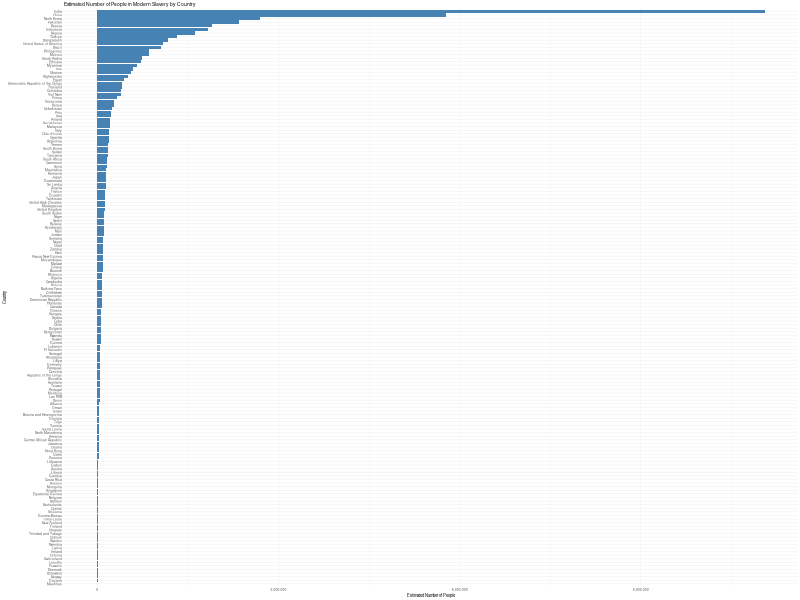
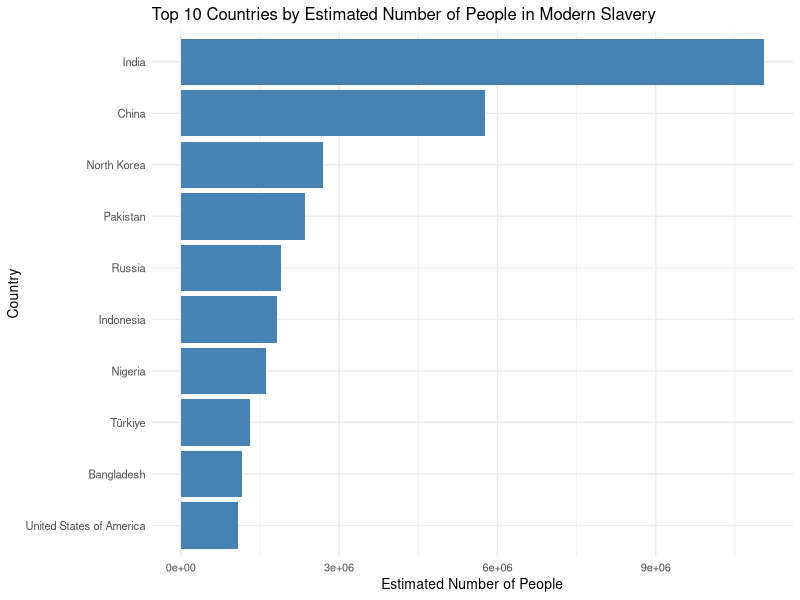
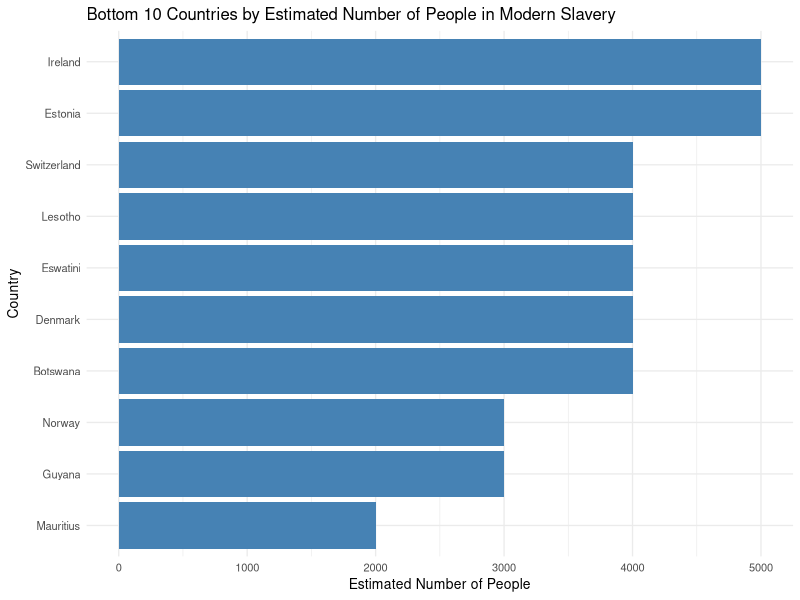
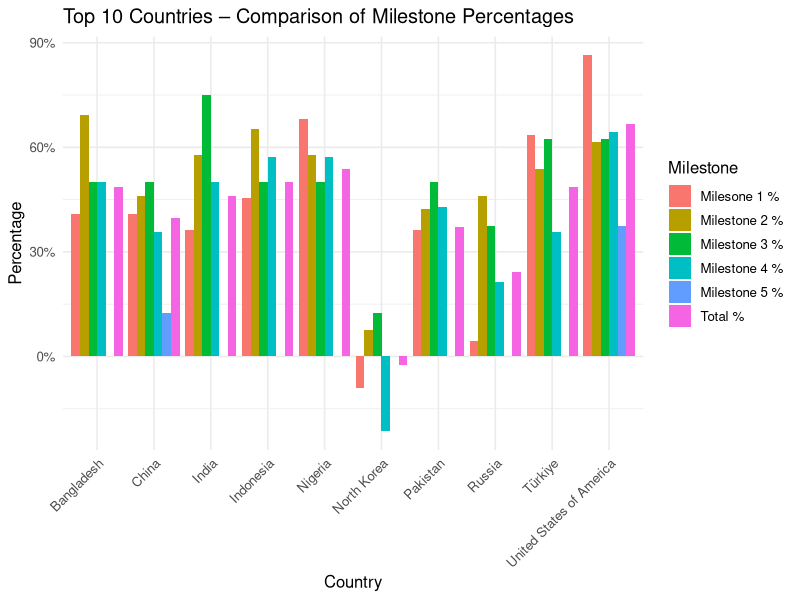
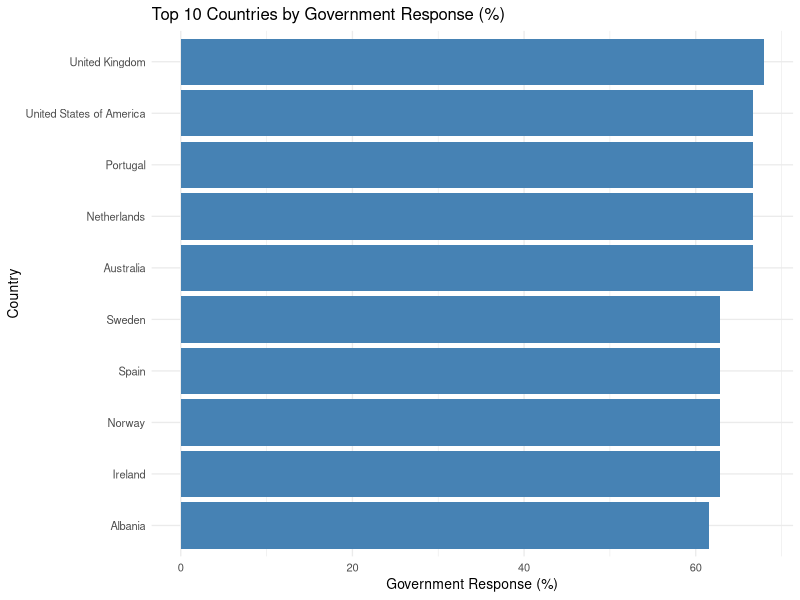
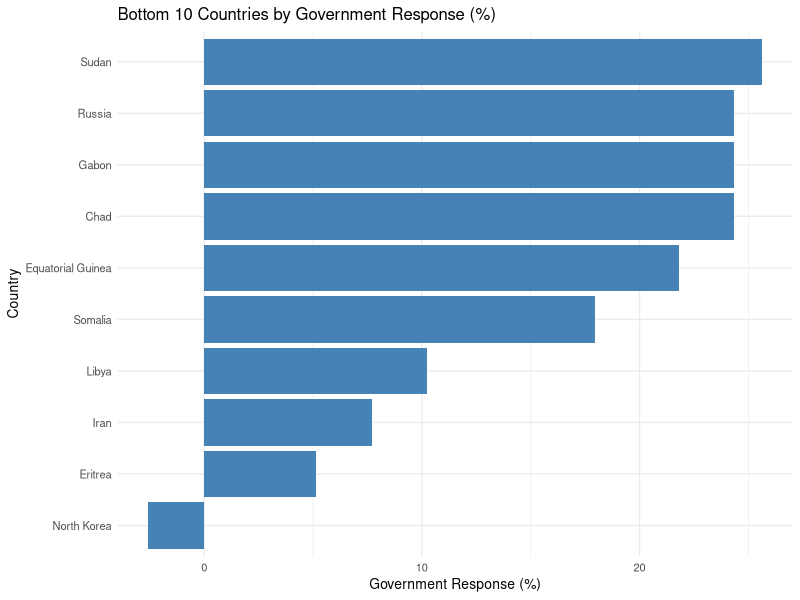
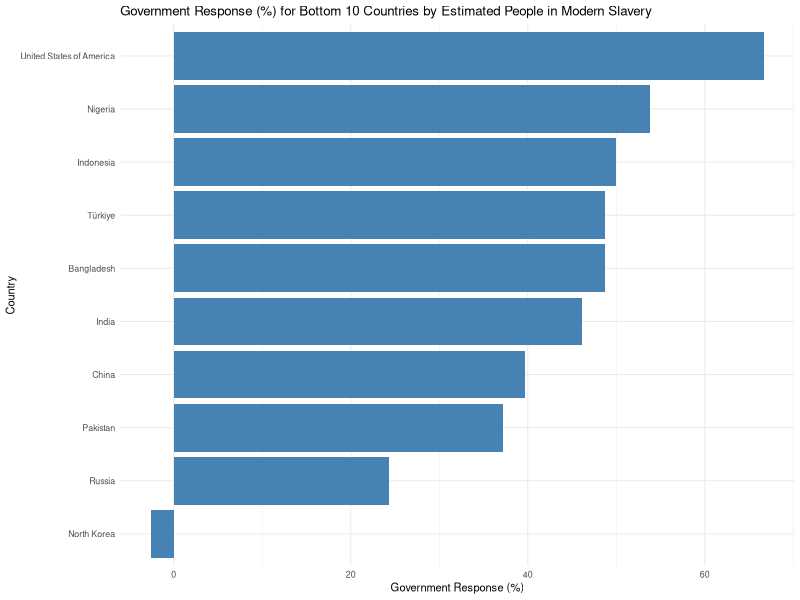

Source code (R) for these figures, in order:
## ---- chunk 1
#Load packages
library(tidyverse)
library(readxl)
library(dplyr)
library(ggplot2)
library(tidyr)
library(scales)
## ---- chunk 2
# Because there's multiple sheets and crowded rows, we need to specify where
# need to begin
df <- read_excel(
  "2023-Global-Slavery-Index-Data 2.xlsx",
  sheet = "GSI 2023 summary data",  
  skip = 2
)
## ---- chunk 3
#Select columns for country and estimates
slavery_plot_data <- df |>
  select(Country, `Estimated number of people in modern slavery`) |>
  rename(Estimated = `Estimated number of people in modern slavery`) |>
  drop_na() |>
  arrange(desc(Estimated))

## ---- chunk 4
#Create comparison plot
ggplot(slavery_plot_data, aes(x = reorder(Country, Estimated), y = Estimated)) +
  geom_col(fill = "steelblue") +
  coord_flip() +
  scale_y_continuous(labels = scales::comma) +
  labs(
    title = "Estimated Number of People in Modern Slavery by Country",
    x = "Country",
    y = "Estimated Number of People"
  ) +
  theme_minimal(base_size = 3)

## ---- chunk 5
#Checking for the top 10 countries with the greatest estimated number of people in modern slavery

top10 <- df |>
  select(Country, `Estimated number of people in modern slavery`) |>
  rename(Estimated = `Estimated number of people in modern slavery`) |>
  arrange(desc(Estimated)) |>
  slice(1:10)

top10
## ---- chunk 6
top10 <- slavery_plot_data |>
  arrange(desc(Estimated)) |>  
  slice(1:10)


ggplot(top10, aes(x = reorder(Country, Estimated), y = Estimated)) +
  geom_col(fill = "steelblue") +
  coord_flip() +
  scale_y_continuous() +
  labs(
    title = "Top 10 Countries by Estimated Number of People in Modern Slavery",
    x = "Country",
    y = "Estimated Number of People"
  ) +
  theme_minimal(base_size = 10)
## ---- chunk 7
#Create comparison plot
slavery_plot_data <- df |>
  select(Country, `Estimated number of people in modern slavery`) |>
  rename(Estimated = `Estimated number of people in modern slavery`) |>
  drop_na() |>
  arrange((Estimated))

bottom10 <- slavery_plot_data |>
  arrange(Estimated) |>  
  slice(1:10)


ggplot(bottom10, aes(x = reorder(Country, Estimated), y = Estimated)) +
  geom_col(fill = "steelblue") +
  coord_flip() +
  scale_y_continuous() +
  labs(
    title = "Bottom 10 Countries by Estimated Number of People in Modern Slavery",
    x = "Country",
    y = "Estimated Number of People"
  ) +
  theme_minimal(base_size = 10)
## ---- chunk 8
#Checking for the bottom 10 countries with the greatest estimated number of people in modern slavery

df <- read_excel(
  "2023-Global-Slavery-Index-Data 2.xlsx",
  sheet = "GSI 2023 summary data",  # or whichever sheet you want
  skip = 2
)

bottom10 <- df |>
  select(Country, `Estimated number of people in modern slavery`) |>
  rename(Estimated = `Estimated number of people in modern slavery`) |>
  arrange((Estimated)) |>
  slice(1:10)

bottom10
## ---- chunk 9
milestone_cols <- c(
  "Milestone 1 %",
  "Milestone 2 %",
  "Milestone 3 %",
  "Milestone 4 %",
  "Milestone 5 %",
  "Total %"
)
## ---- chunk 10

df_summary <- read_excel(
  "2023-Global-Slavery-Index-Data 2.xlsx",
  sheet = "GSI 2023 summary data",
  skip = 2
)

df_summary <- df_summary |>
  mutate(Estimated = as.numeric(gsub(",", "", `Estimated number of people in modern slavery`)))

top10 <- df_summary |>
  arrange(desc(Estimated)) |>
  slice(1:10) |>
  select(Country)

df_indicators <- read_excel(
  "2023-Global-Slavery-Index-Data 2.xlsx",
  sheet = "Govt response - Indicators",
  skip = 2
)

df10 <- df_indicators |>
  filter(Country %in% top10$Country)

milestone_cols <- c(
  "Milesone 1 %",      
  "Milestone 2 %",
  "Milestone 3 %",
  "Milestone 4 %",
  "Milestone 5 %",
  "Total %"
)

plot_data <- df10 |>
  select(Country, all_of(milestone_cols)) |>
  pivot_longer(cols = milestone_cols,
               names_to = "Milestone",
               values_to = "Percentage")

ggplot(plot_data, 
       aes(x = Country, y = Percentage, fill = Milestone)) +
  geom_col(position = "dodge") +
  scale_y_continuous(labels = percent_format(scale = 1)) +
  labs(
    title = "Top 10 Countries – Comparison of Milestone Percentages",
    x = "Country",
    y = "Percentage",
    fill = "Milestone"
  ) +
  theme_minimal(base_size = 12) +
  theme(axis.text.x = element_text(angle = 45, hjust = 1))


## ---- chunk 11
df_summary <- read_excel(
  "2023-Global-Slavery-Index-Data 2.xlsx",
  sheet = "GSI 2023 summary data",
  skip = 2
)

df_summary <- df_summary |>
  mutate(`Government response total (%)` =
           as.numeric(gsub(",", "", `Government response total (%)`)))

slavery_plot_data <- df_summary |>
  select(Country, `Government response total (%)`) |>
  drop_na(`Government response total (%)`)

top10 <- slavery_plot_data |>
  arrange(desc(`Government response total (%)`)) |>
  slice(1:10)

bottom10 <- slavery_plot_data |>
  arrange(`Government response total (%)`) |>
  slice(1:10)

## ---- chunk 12
ggplot(top10, aes(
  x = reorder(Country, `Government response total (%)`),
  y = `Government response total (%)`
)) +
  geom_col(fill = "steelblue") +
  coord_flip() +
  labs(
    title = "Top 10 Countries by Government Response (%)",
    x = "Country",
    y = "Government Response (%)"
  ) +
  theme_minimal(base_size = 10)

## ---- chunk 13
ggplot(bottom10, aes(
  x = reorder(Country, `Government response total (%)`),
  y = `Government response total (%)`
)) +
  geom_col(fill = "steelblue") +
  coord_flip() +
  labs(
    title = "Bottom 10 Countries by Government Response (%)",
    x = "Country",
    y = "Government Response (%)"
  ) +
  theme_minimal(base_size = 10)

## ---- chunk 14
df_summary <- read_excel(
  "2023-Global-Slavery-Index-Data 2.xlsx",
  sheet = "GSI 2023 summary data",
  skip = 2
)

df_summary <- df_summary |>
  mutate(
    `Estimated number of people in modern slavery` =
      as.numeric(gsub(",", "", `Estimated number of people in modern slavery`)),
    
    `Government response total (%)` =
      as.numeric(gsub(",", "", `Government response total (%)`))
  )
top10_estimated <- df_summary |>
  arrange(desc(`Estimated number of people in modern slavery`)) |>
  slice(1:10) |>
  select(Country, `Estimated number of people in modern slavery`, `Government response total (%)`)

ggplot(top10_estimated, 
       aes(x = reorder(Country, `Government response total (%)`),
           y = `Government response total (%)`)) +
  geom_col(fill = "steelblue") +
  coord_flip() +
  labs (
    title = "Government Response (%) for Bottom 10 Countries by Estimated People in Modern Slavery",
    x = "Country",
    y = "Government Response (%)"
  ) +
  theme_minimal(base_size = 8)

